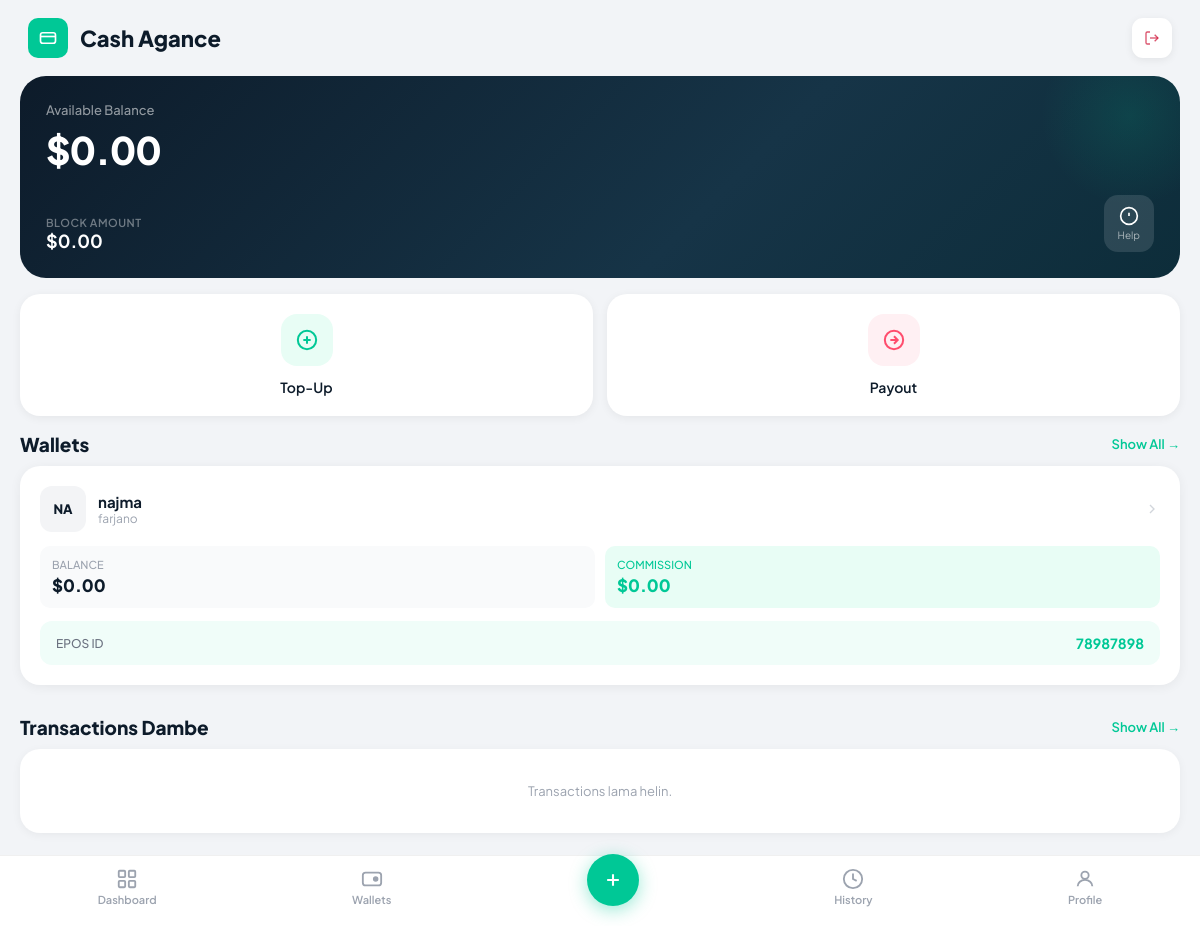
The page / (signed in) on the database as committed earlier.
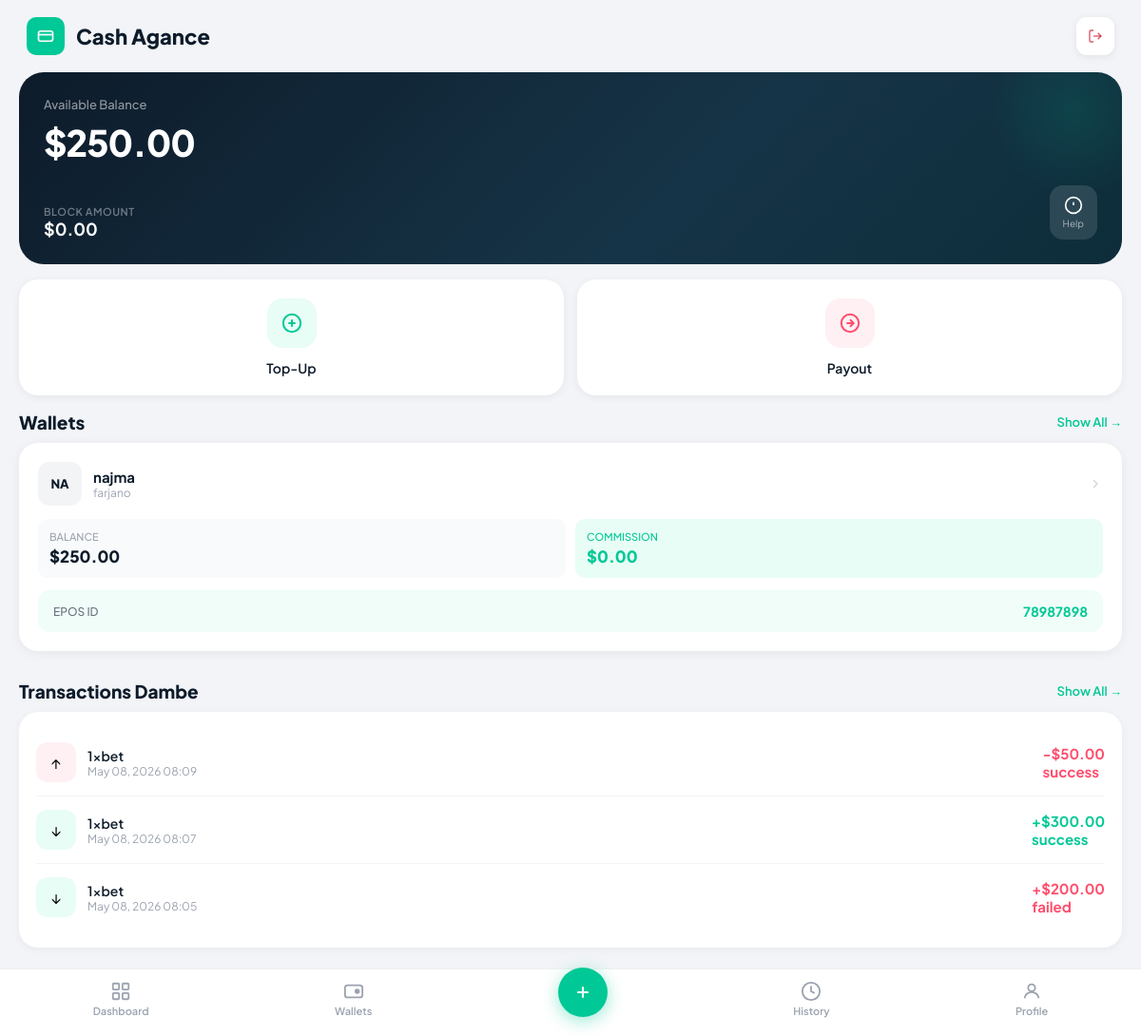
The same page on the database as committed later.
### dashboard/models.py (models this page shows, shortened)
class Wallet(models.Model):
    agent        = models.ForeignKey(User, on_delete=models.CASCADE, related_name='wallets')
    name         = models.CharField(max_length=100)
    logo         = models.CharField(max_length=10, default='WL')
    location     = models.CharField(max_length=200)
    epos_id      = models.CharField(max_length=50, unique=True)
    balance      = models.DecimalField(max_digits=12, decimal_places=2, default=0)
    block_amount = models.DecimalField(max_digits=12, decimal_places=2, default=0)
    commission   = models.DecimalField(max_digits=12, decimal_places=2, default=0)
    dep_rate     = models.DecimalField(max_digits=5, decimal_places=2, default=5.0)
    with_rate    = models.DecimalField(max_digits=5, decimal_places=2, default=2.0)
    is_active    = models.BooleanField(default=True)
    created_at   = models.DateTimeField(default=timezone.now)
    class Meta:
        ordering = ['-created_at']
        verbose_name = 'Wallet'
        verbose_name_plural = 'Wallets'

class Transaction(models.Model):
    TXN_TYPES = [('deposit', 'Deposit'), ('payout', 'Payout')]
    STATUS    = [('success', 'Success'), ('pending', 'Pending'), ('failed', 'Failed')]
    agent = models.ForeignKey(User,on_delete=models.CASCADE)
    wallet     = models.ForeignKey(Wallet, on_delete=models.CASCADE, related_name='transactions')
    phone = models.IntegerField(null=True)
    amount = models.FloatField()
    txn_type   = models.CharField(max_length=10, choices=TXN_TYPES)
    type_money = models.CharField(max_length=40)
    status     = models.CharField(max_length=10, choices=STATUS, default='pending')
    created_at = models.DateTimeField(auto_now_add=True)
    class Meta:
        ordering = ['-created_at']
        verbose_name = 'Transaction'
        verbose_name_plural = 'Transactions'
    @property
    def is_deposit(self):
        return self.txn_type == 'deposit'
    @property
    def display_amount(self):
        sign = '+' if self.is_deposit else '-'
        return f"{sign}${self.amount:,.2f}"

### dashboard/views.py (the view)
# urls.py: path("",views.index,name="dashboard"),
@login_required
def index(request):
    wallets = Wallet.objects.filter(agent=request.user).first()
    txns = Transaction.objects.filter(wallet__agent=request.user)[:3]
    fialed = 'failed'
    context = {
        "wallet":wallets,
        "transactions":txns,
        "failed":fialed
    }
    return render(request,"dashboard.html",context)

### templates/dashboard.html (shortened to what this page needs)
{% extends "base.html" %}
{% block content %}
<div class="topbar">
  <div class="row" style="gap:clamp(8px,2vw,12px);">
    <div class="logo-box">
      <svg width="18" height="18" viewBox="0 0 24 24" fill="none" stroke="white" stroke-width="2.2">
        <rect x="2" y="5" width="20" height="14" rx="3"/><path d="M2 10h20"/>
      </svg>
    </div>
    <span class="topbar-title">Cash Agance</span>
  </div>
    <a href="{% url 'logout'%}" class="menu-btn s-link" style="color:rgba(204, 11, 47, 0.7);">
        <svg width="16" height="16" viewBox="0 0 24 24" fill="none" stroke="currentColor" stroke-width="2">
          <path d="M9 21H5a2 2 0 0 1-2-2V5a2 2 0 0 1 2-2h4"/>
          <polyline points="16 17 21 12 16 7"/><line x1="21" y1="12" x2="9" y2="12"/>
        </svg>
      </a>
</div>
<div class="body-scroll">
  {% include "partials/_balanceCard.html" with balance=wallet.balance %}
  <div class="action-row">
    <a href="{% url 'topup'%}" class="action-card">
      <div class="action-icon" style="background:#e8fdf5;">
        <svg width="22" height="22" viewBox="0 0 24 24" fill="none" stroke="#00c896" stroke-width="2.2">
          <circle cx="12" cy="12" r="10"/><path d="M12 8v8M8 12h8"/>
        </svg>
      </div>
      <span class="action-label">Top-Up</span>
    </a>
    <a href="{% url 'payout'%}" class="action-card">
      <div class="action-icon" style="background:#fff0f3;">
        <svg width="22" height="22" viewBox="0 0 24 24" fill="none" stroke="#ff4d6d" stroke-width="2.2">
          <circle cx="12" cy="12" r="10"/><path d="M8 12h8M12 8l4 4-4 4"/>
        </svg>
      </div>
      <span class="action-label">Payout</span>
    </a>
  </div>
  <div class="section-header">
    <span class="section-title">Wallets</span>
    <a href="{% url 'wallet'%}" class="see-all">Show All →</a>
  </div>
    {% include "component/walletCard.html"  with wallet=wallet%}
  <div class="section-header" style="margin-top:8px;">
    <span class="section-title">Transactions Dambe</span>
    <a href="{% url 'history'%}" class="see-all">Show All →</a>
  </div>
  <div class="info-card" style="margin:0 clamp(12px,3vw,20px) clamp(10px,2vw,14px);">
    {% for txn in transactions %}
      {% include "component/transaction_item.html" with txn=txn %}
    {% empty %}
      <p style="text-align:center;color:#9ca3af;padding:16px;font-size:13px;">Transactions lama helin.</p>
    {% endfor %}
  </div>
  <div style="height:8px;"></div>
</div>
{% include "partials/_bottom_nav.html" %}
{% endblock %}

### templates/partials/_balanceCard.html
<div class="balance-card">
  <p class="balance-label">Available Balance</p>
  <p class="balance-amount">${{ balance|floatformat:2 }}</p>
  <div class="row" style="justify-content:space-between;align-items:flex-end;">
    <div>
      <p class="block-label">Block Amount</p>
      <p class="block-amount">$0.00</p>
    </div>
    <div class="help-btn">
      <svg width="20" height="20" viewBox="0 0 24 24" fill="none" stroke="white" stroke-width="2">
        <circle cx="12" cy="12" r="10"/><path d="M12 8v4m0 4h.01"/>
      </svg>
      <span style="color:rgba(255,255,255,.6);font-size:10px;">Help</span>
    </div>
  </div>
</div>

### templates/component/walletCard.html
<a href="#" class="wallet-card">
  <div class="row" style="gap:clamp(8px,2vw,12px);margin-bottom:clamp(10px,2vw,14px);">
    <div class="wallet-logo">{{ wallet.logo }}</div>
    <div style="flex:1;min-width:0;">
      <p class="wallet-name">{{wallet.agent.username}}</p>
      <p class="wallet-loc">{{wallet.location}}</p>
    </div>
    <svg width="16" height="16" viewBox="0 0 24 24" fill="none" stroke="#d1d5db" stroke-width="2">
      <path d="M9 18l6-6-6-6"/>
    </svg>
  </div>
  <div class="row" style="gap:clamp(6px,1.5vw,10px);margin-bottom:0;">
    <div class="stat-box">
      <p class="stat-label">Balance</p>
      <p class="stat-value">${{wallet.balance}}</p>
    </div>
    <div class="stat-box" style="background:#e8fdf5;">
      <p class="stat-label green">Commission</p>
      <p class="stat-value green">${{wallet.commission}}</p>
    </div>
  </div>
  <div class="epos-row">
    <span style="font-size:clamp(11px,2.5vw,12px);color:#6b7280;font-weight:500;">EPOS ID</span>
    <span class="green" style="font-size:clamp(12px,2.5vw,14px);font-weight:700;">{{wallet.epos_id}}</span>
  </div>
</a>

### templates/component/transaction_item.html
<div class="txn-item">
  <div class="row" style="gap:clamp(8px,2vw,12px);">
    <div class="txn-icon" style="background:{% if txn.is_deposit %}#e8fdf5{% else %}#fff0f3{% endif %}">
      <span>{% if txn.is_deposit %}↓{% else %}↑{% endif %}</span>
    </div>
    <div>
      <p class="txn-name">{{ txn.wallet.name }}</p>
      <p class="txn-time">{{ txn.created_at|date:"M d, Y  H:i" }}</p>
    </div>
  </div>
  <span class="txn-amt   {% if txn.status == failed %}red{% else %}
  {% if txn.is_deposit%}
  green
  {%else%}
  red
  {%endif%}
  {% endif %} ">
    {{ txn.display_amount }}
    <br/>
    {{txn.status}}
  </span>
</div>

Rows that differ between the two databases and show on the page:
changed Wallet "NA": balance "0.00" → "250.00"
added Transaction: wallet.name "1xbet", created_at "May 08, 2026 08:09", display_amount "-$50.00", status "success"
added Transaction: wallet.name "1xbet", created_at "May 08, 2026 08:07", display_amount "+$300.00", status "success"
added Transaction: wallet.name "1xbet", created_at "May 08, 2026 08:05", display_amount "+$200.00", status "failed"
Other text that changed with them:
text no longer shown: "Transactions lama helin."
